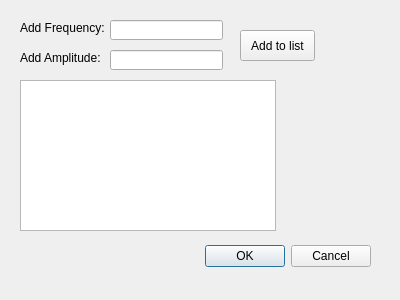
<?xml version="1.0" encoding="UTF-8"?>
<ui version="4.0">
 <class>FreqAmpDialog</class>
 <widget class="QDialog" name="FreqAmpDialog">
  <property name="geometry">
   <rect>
    <x>0</x>
    <y>0</y>
    <width>400</width>
    <height>300</height>
   </rect>
  </property>
  <property name="windowTitle">
   <string>Dialog</string>
  </property>
  <widget class="QDialogButtonBox" name="buttonBox">
   <property name="geometry">
    <rect>
     <x>30</x>
     <y>240</y>
     <width>341</width>
     <height>32</height>
    </rect>
   </property>
   <property name="orientation">
    <enum>Qt::Horizontal</enum>
   </property>
   <property name="standardButtons">
    <set>QDialogButtonBox::Cancel|QDialogButtonBox::Ok</set>
   </property>
  </widget>
  <widget class="QListWidget" name="listWidget">
   <property name="geometry">
    <rect>
     <x>20</x>
     <y>80</y>
     <width>256</width>
     <height>151</height>
    </rect>
   </property>
  </widget>
  <widget class="QLabel" name="label">
   <property name="geometry">
    <rect>
     <x>20</x>
     <y>20</y>
     <width>101</width>
     <height>16</height>
    </rect>
   </property>
   <property name="text">
    <string>Add Frequency:</string>
   </property>
  </widget>
  <widget class="QLabel" name="label_2">
   <property name="geometry">
    <rect>
     <x>20</x>
     <y>50</y>
     <width>81</width>
     <height>16</height>
    </rect>
   </property>
   <property name="text">
    <string>Add Amplitude:</string>
   </property>
  </widget>
  <widget class="QLineEdit" name="lineEdit">
   <property name="geometry">
    <rect>
     <x>110</x>
     <y>20</y>
     <width>113</width>
     <height>20</height>
    </rect>
   </property>
  </widget>
  <widget class="QLineEdit" name="lineEdit_2">
   <property name="geometry">
    <rect>
     <x>110</x>
     <y>50</y>
     <width>113</width>
     <height>20</height>
    </rect>
   </property>
  </widget>
  <widget class="QPushButton" name="pushButton">
   <property name="geometry">
    <rect>
     <x>240</x>
     <y>30</y>
     <width>75</width>
     <height>31</height>
    </rect>
   </property>
   <property name="text">
    <string>Add to list</string>
   </property>
  </widget>
 </widget>
 <resources/>
 <connections>
  <connection>
   <sender>buttonBox</sender>
   <signal>accepted()</signal>
   <receiver>FreqAmpDialog</receiver>
   <slot>accept()</slot>
   <hints>
    <hint type="sourcelabel">
     <x>248</x>
     <y>254</y>
    </hint>
    <hint type="destinationlabel">
     <x>157</x>
     <y>274</y>
    </hint>
   </hints>
  </connection>
  <connection>
   <sender>buttonBox</sender>
   <signal>rejected()</signal>
   <receiver>FreqAmpDialog</receiver>
   <slot>reject()</slot>
   <hints>
    <hint type="sourcelabel">
     <x>316</x>
     <y>260</y>
    </hint>
    <hint type="destinationlabel">
     <x>286</x>
     <y>274</y>
    </hint>
   </hints>
  </connection>
 </connections>
</ui>
